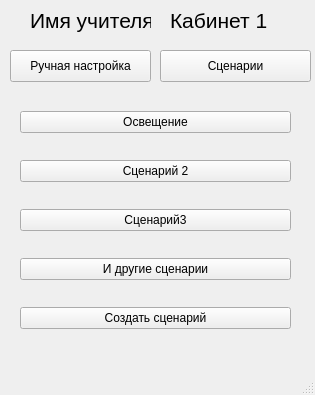
<?xml version="1.0" encoding="UTF-8"?>
<ui version="4.0">
 <class>MainWindow</class>
 <widget class="QMainWindow" name="MainWindow">
  <property name="geometry">
   <rect>
    <x>0</x>
    <y>0</y>
    <width>315</width>
    <height>395</height>
   </rect>
  </property>
  <property name="minimumSize">
   <size>
    <width>315</width>
    <height>395</height>
   </size>
  </property>
  <property name="maximumSize">
   <size>
    <width>315</width>
    <height>395</height>
   </size>
  </property>
  <property name="windowTitle">
   <string>MainWindow</string>
  </property>
  <widget class="QWidget" name="centralwidget">
   <widget class="QWidget" name="verticalLayoutWidget">
    <property name="geometry">
     <rect>
      <x>20</x>
      <y>90</y>
      <width>271</width>
      <height>261</height>
     </rect>
    </property>
    <layout class="QVBoxLayout" name="verticalLayout">
     <item>
      <widget class="QPushButton" name="svet">
       <property name="text">
        <string>Освещение</string>
       </property>
      </widget>
     </item>
     <item>
      <widget class="QPushButton" name="pushButton_5">
       <property name="text">
        <string>Сценарий 2</string>
       </property>
      </widget>
     </item>
     <item>
      <widget class="QPushButton" name="pushButton_4">
       <property name="text">
        <string>Сценарий3</string>
       </property>
      </widget>
     </item>
     <item>
      <widget class="QPushButton" name="pushButton_3">
       <property name="text">
        <string>И другие сценарии</string>
       </property>
      </widget>
     </item>
     <item>
      <widget class="QPushButton" name="pushButton">
       <property name="text">
        <string>Создать сценарий</string>
       </property>
      </widget>
     </item>
    </layout>
   </widget>
   <widget class="QLabel" name="label">
    <property name="geometry">
     <rect>
      <x>170</x>
      <y>-10</y>
      <width>111</width>
      <height>61</height>
     </rect>
    </property>
    <property name="font">
     <font>
      <pointsize>16</pointsize>
     </font>
    </property>
    <property name="text">
     <string>Кабинет 1</string>
    </property>
   </widget>
   <widget class="QPushButton" name="button1">
    <property name="geometry">
     <rect>
      <x>10</x>
      <y>50</y>
      <width>141</width>
      <height>32</height>
     </rect>
    </property>
    <property name="text">
     <string>Ручная настройка</string>
    </property>
   </widget>
   <widget class="QLabel" name="label_2">
    <property name="geometry">
     <rect>
      <x>30</x>
      <y>-10</y>
      <width>121</width>
      <height>61</height>
     </rect>
    </property>
    <property name="font">
     <font>
      <pointsize>16</pointsize>
     </font>
    </property>
    <property name="text">
     <string>Имя учителя</string>
    </property>
   </widget>
   <widget class="QPushButton" name="button2">
    <property name="geometry">
     <rect>
      <x>160</x>
      <y>50</y>
      <width>151</width>
      <height>32</height>
     </rect>
    </property>
    <property name="text">
     <string>Сценарии</string>
    </property>
   </widget>
  </widget>
  <widget class="QMenuBar" name="menubar">
   <property name="geometry">
    <rect>
     <x>0</x>
     <y>0</y>
     <width>315</width>
     <height>21</height>
    </rect>
   </property>
  </widget>
  <widget class="QStatusBar" name="statusbar"/>
 </widget>
 <resources/>
 <connections/>
</ui>
